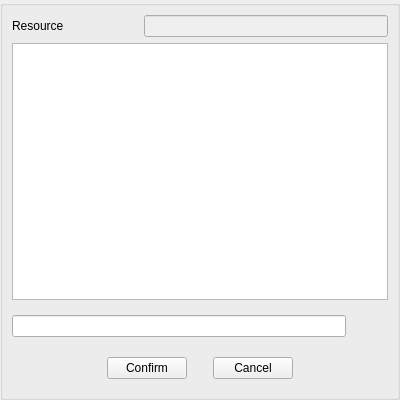
<?xml version="1.0" encoding="UTF-8"?>
<ui version="4.0">
 <class>CResourceSnippetOverlay</class>
 <widget class="COverlayBase" name="CResourceSnippetOverlay">
  <property name="geometry">
   <rect>
    <x>0</x>
    <y>0</y>
    <width>400</width>
    <height>400</height>
   </rect>
  </property>
  <property name="windowTitle">
   <string>Form</string>
  </property>
  <layout class="QGridLayout" name="gridLayout_2">
   <property name="leftMargin">
    <number>0</number>
   </property>
   <property name="topMargin">
    <number>0</number>
   </property>
   <property name="rightMargin">
    <number>0</number>
   </property>
   <property name="bottomMargin">
    <number>0</number>
   </property>
   <property name="spacing">
    <number>0</number>
   </property>
   <item row="0" column="0">
    <widget class="QGroupBox" name="groupBox">
     <property name="title">
      <string/>
     </property>
     <layout class="QGridLayout" name="gridLayout_5">
      <item row="1" column="1">
       <widget class="QWidget" name="widget_5" native="true">
        <layout class="QGridLayout" name="gridLayout_6">
         <property name="leftMargin">
          <number>0</number>
         </property>
         <property name="topMargin">
          <number>0</number>
         </property>
         <property name="rightMargin">
          <number>0</number>
         </property>
         <property name="bottomMargin">
          <number>0</number>
         </property>
         <property name="spacing">
          <number>10</number>
         </property>
         <item row="0" column="1" colspan="2">
          <widget class="QLineEdit" name="pResourceLineEdit">
           <property name="enabled">
            <bool>false</bool>
           </property>
          </widget>
         </item>
         <item row="0" column="0">
          <widget class="QLabel" name="label">
           <property name="sizePolicy">
            <sizepolicy hsizetype="Preferred" vsizetype="Preferred">
             <horstretch>0</horstretch>
             <verstretch>0</verstretch>
            </sizepolicy>
           </property>
           <property name="text">
            <string>Resource</string>
           </property>
          </widget>
         </item>
        </layout>
       </widget>
      </item>
      <item row="2" column="1">
       <widget class="QWidget" name="widget_4" native="true">
        <property name="sizePolicy">
         <sizepolicy hsizetype="Preferred" vsizetype="Preferred">
          <horstretch>0</horstretch>
          <verstretch>0</verstretch>
         </sizepolicy>
        </property>
        <layout class="QGridLayout" name="gridLayout_3">
         <property name="leftMargin">
          <number>0</number>
         </property>
         <property name="topMargin">
          <number>0</number>
         </property>
         <property name="rightMargin">
          <number>0</number>
         </property>
         <property name="bottomMargin">
          <number>0</number>
         </property>
         <property name="spacing">
          <number>10</number>
         </property>
         <item row="0" column="0">
          <widget class="QTreeView" name="pResourceSelectTree">
           <property name="sizePolicy">
            <sizepolicy hsizetype="Preferred" vsizetype="Expanding">
             <horstretch>1</horstretch>
             <verstretch>0</verstretch>
            </sizepolicy>
           </property>
           <property name="alternatingRowColors">
            <bool>true</bool>
           </property>
           <property name="sortingEnabled">
            <bool>true</bool>
           </property>
           <property name="animated">
            <bool>true</bool>
           </property>
          </widget>
         </item>
         <item row="1" column="0">
          <widget class="QWidget" name="widget_3" native="true">
           <layout class="QHBoxLayout" name="horizontalLayout_3">
            <property name="spacing">
             <number>10</number>
            </property>
            <property name="leftMargin">
             <number>0</number>
            </property>
            <property name="topMargin">
             <number>0</number>
            </property>
            <property name="rightMargin">
             <number>0</number>
            </property>
            <property name="bottomMargin">
             <number>0</number>
            </property>
            <item>
             <widget class="QLineEdit" name="pFilterLineEdit_2"/>
            </item>
            <item>
             <widget class="QLabel" name="label_2">
              <property name="sizePolicy">
               <sizepolicy hsizetype="Fixed" vsizetype="Fixed">
                <horstretch>0</horstretch>
                <verstretch>0</verstretch>
               </sizepolicy>
              </property>
              <property name="minimumSize">
               <size>
                <width>32</width>
                <height>32</height>
               </size>
              </property>
              <property name="maximumSize">
               <size>
                <width>32</width>
                <height>32</height>
               </size>
              </property>
              <property name="text">
               <string/>
              </property>
              <property name="pixmap">
               <pixmap resource="../../../resources.qrc">:/resources/img/ButtonSearch.png</pixmap>
              </property>
              <property name="scaledContents">
               <bool>true</bool>
              </property>
             </widget>
            </item>
           </layout>
          </widget>
         </item>
        </layout>
       </widget>
      </item>
      <item row="3" column="1">
       <widget class="QWidget" name="widget" native="true">
        <layout class="QGridLayout" name="gridLayout">
         <item row="2" column="2">
          <spacer name="horizontalSpacer_3">
           <property name="orientation">
            <enum>Qt::Horizontal</enum>
           </property>
           <property name="sizeType">
            <enum>QSizePolicy::Fixed</enum>
           </property>
           <property name="sizeHint" stdset="0">
            <size>
             <width>20</width>
             <height>20</height>
            </size>
           </property>
          </spacer>
         </item>
         <item row="2" column="1">
          <widget class="QPushButton" name="pConfirmButton">
           <property name="text">
            <string>Confirm</string>
           </property>
          </widget>
         </item>
         <item row="2" column="0">
          <spacer name="horizontalSpacer_2">
           <property name="orientation">
            <enum>Qt::Horizontal</enum>
           </property>
           <property name="sizeHint" stdset="0">
            <size>
             <width>40</width>
             <height>20</height>
            </size>
           </property>
          </spacer>
         </item>
         <item row="2" column="5">
          <spacer name="horizontalSpacer">
           <property name="orientation">
            <enum>Qt::Horizontal</enum>
           </property>
           <property name="sizeHint" stdset="0">
            <size>
             <width>40</width>
             <height>20</height>
            </size>
           </property>
          </spacer>
         </item>
         <item row="2" column="3">
          <widget class="QPushButton" name="pCancelButton">
           <property name="text">
            <string>Cancel</string>
           </property>
          </widget>
         </item>
        </layout>
       </widget>
      </item>
     </layout>
    </widget>
   </item>
  </layout>
 </widget>
 <customwidgets>
  <customwidget>
   <class>COverlayBase</class>
   <extends>QWidget</extends>
   <header>Widgets/OverlayBase.h</header>
   <container>1</container>
  </customwidget>
 </customwidgets>
 <resources>
  <include location="../../../resources.qrc"/>
 </resources>
 <connections/>
</ui>
